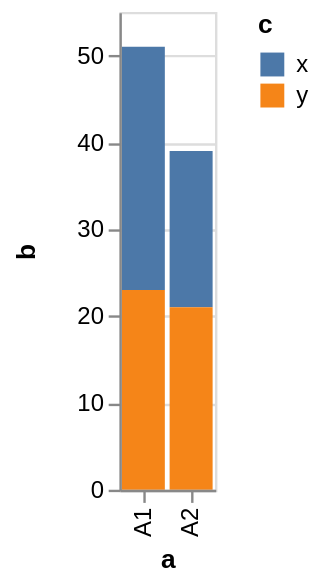

This figure's Vega-Lite source:
### Vega specification from a JSON file in a GitHub repository (floating-point values rounded to 4 significant figures)
{"$schema": "https://vega.github.io/schema/vega/v4.json", "description": "A simple bar chart with embedded data.", "autosize": "pad", "padding": 5, "height": 200, "style": "cell", "data": [{"name": "source_0", "values": [{"a": "A1", "b": 28, "c": "x"}, {"a": "A1", "b": 23, "c": "y"}, {"a": "A2", "b": 18, "c": "x"}, {"a": "A2", "b": 21, "c": "y"}]}, {"name": "data_0", "source": "source_0", "transform": [{"type": "stack", "groupby": ["a"], "field": "b", "sort": {"field": ["c"], "order": ["descending"]}, "as": ["b_start", "b_end"], "offset": "zero"}]}], "signals": [{"name": "x_step", "value": 20}, {"name": "width", "update": "bandspace(domain('x').length, 0.1, 0.05) * x_step"}], "marks": [{"name": "marks", "type": "rect", "style": ["bar"], "from": {"data": "data_0"}, "encode": {"update": {"fill": [{"test": "datum[\"b\"] === null || isNaN(datum[\"b\"])", "value": null}, {"scale": "color", "field": "c"}], "tooltip": {"signal": "{\"a\": ''+datum[\"a\"], \"b\": format(datum[\"b\"], \"\"), \"c\": ''+datum[\"c\"]}"}, "x": {"scale": "x", "field": "a"}, "width": {"scale": "x", "band": true}, "y": {"scale": "y", "field": "b_end"}, "y2": {"scale": "y", "field": "b_start"}}}}], "scales": [{"name": "x", "type": "band", "domain": {"data": "data_0", "field": "a", "sort": true}, "range": {"step": {"signal": "x_step"}}, "paddingInner": 0.1, "paddingOuter": 0.05}, {"name": "y", "type": "linear", "domain": {"data": "data_0", "fields": ["b_start", "b_end"]}, "range": [{"signal": "height"}, 0], "nice": true, "zero": true}, {"name": "color", "type": "ordinal", "domain": {"data": "data_0", "field": "c", "sort": true}, "range": "category"}], "axes": [{"scale": "x", "orient": "bottom", "grid": false, "title": "a", "labelAlign": "right", "labelAngle": 270, "labelBaseline": "middle", "labelOverlap": true, "zindex": 1}, {"scale": "y", "orient": "left", "grid": false, "title": "b", "labelOverlap": true, "tickCount": {"signal": "ceil(height/40)"}, "zindex": 1}, {"scale": "y", "orient": "left", "gridScale": "x", "grid": true, "tickCount": {"signal": "ceil(height/40)"}, "domain": false, "labels": false, "maxExtent": 0, "minExtent": 0, "ticks": false, "zindex": 0}], "legends": [{"fill": "color", "gradientLength": {"signal": "clamp(height, 64, 200)"}, "title": "c", "encode": {"symbols": {"update": {"shape": {"value": "square"}}}}}], "config": {"axisY": {"minExtent": 30}}}
